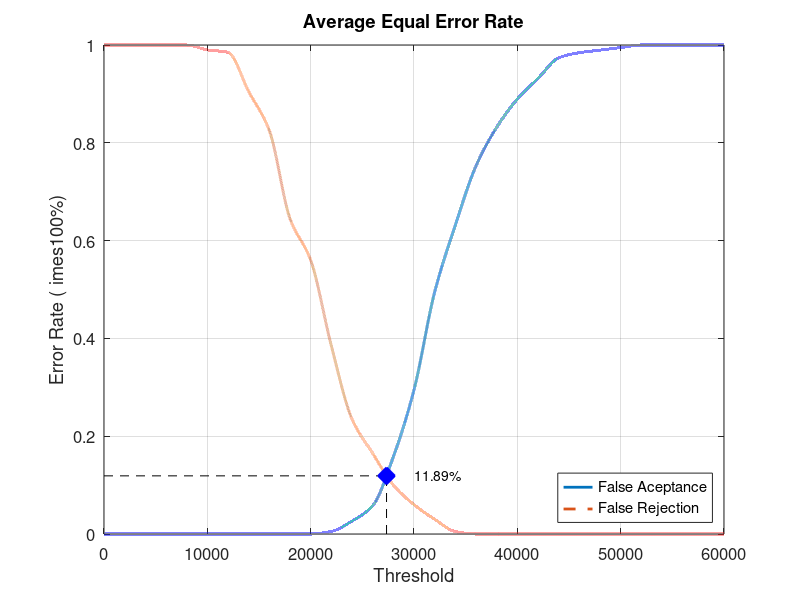
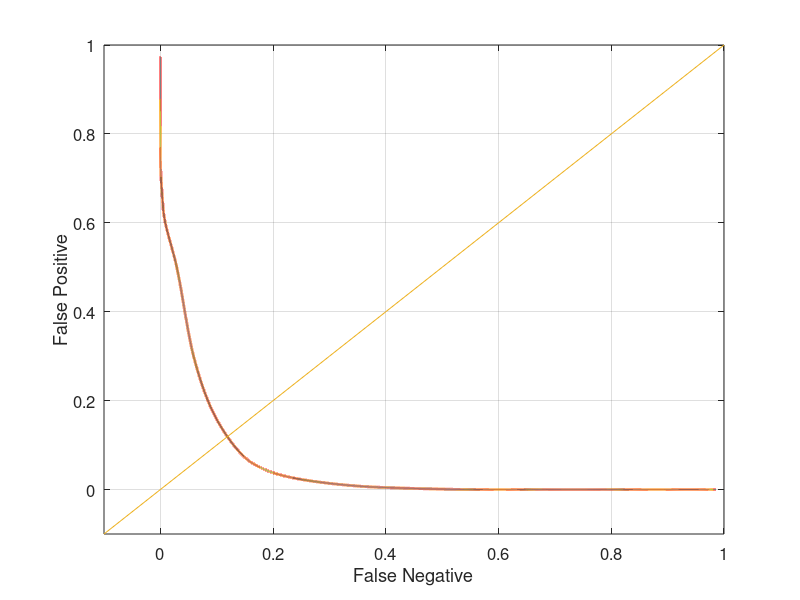

Write MATLAB code to recreate these figures, in order.
close all;
clear;
clc;
x = 0:2000:60000;
xq = 0:0.5:60000;

y0 = [0 0 0 0 0 0 0 0 0 0 0 0.00526316 0.0263158 0.0578947 0.157895 0.294737 0.494737 0.631579 0.752632 0.831579 0.889474 0.931579 0.973684 0.984211 0.989474 0.994737 1 1 1 1 1]
yy0 = interp1(x, y0, xq, 'pchip');
y1 = [1 1 1 1 1 0.99 0.985 0.905 0.825 0.645 0.56 0.385 0.235 0.165 0.1 0.06 0.03 0.005 0 0 0 0 0 0 0 0 0 0 0 0 0]
yy1 = interp1(x, y1, xq, 'pchip');

% Calculating EER: 
y2 = abs(y0 - y1);
find(y2 == min(y2))
yy2 = abs(yy0 - yy1);
xEER = find(yy2 == min(yy2));
xEERIndex = xq(xEER) % X-axis EER
yEER = yy0(xEER) % Y-axis EER

main = figure
plot(xq, yy0,'-','LineWidth', 2);	hold on
plot(xq, yy1,'--','LineWidth', 2);	hold on
plot([xEERIndex xEERIndex], [0 yEER], 'k--');	hold on
plot([0 xEERIndex], [yEER yEER], 'k--');	hold on
plot(xEERIndex, yEER, 'bx', 'LineWidth', 10);	hold on
text(xEERIndex + 10 * xEERIndex / 100, yEER, [num2str(round((10000 * yEER)) / 100) '%'])
legend('False Aceptance', 'False Rejection', 'Location', 'SouthEast')
xlabel('Threshold')
ylabel('Error Rate (	imes100%)')
title('Average Equal Error Rate')
set(gca, 'FontSize', 12)
axis([0 60000 0 1])
grid on

print(main, 'Database2_1Main', '-dpng');
FNRxFPR = figure('Color', [1 1 1]);
plot(yy1, yy0, '-', yy1, yy0, 'LineWidth', 2);
hold on
y = -0.1:0.1:1
plot(y, y); 
set(gca, 'FontSize', 12)
xlabel('False Negative')
ylabel('False Positive')
axis([-0.1 1 -0.1 1])
set(gca, 'FontSize', 12)
grid on

print(FNRxFPR, 'Database2_1FNRxFPR','-dpng');
